Frame 1 (no input): blank canvas, image omitted
Frame 60 (no input): blank canvas, image omitted
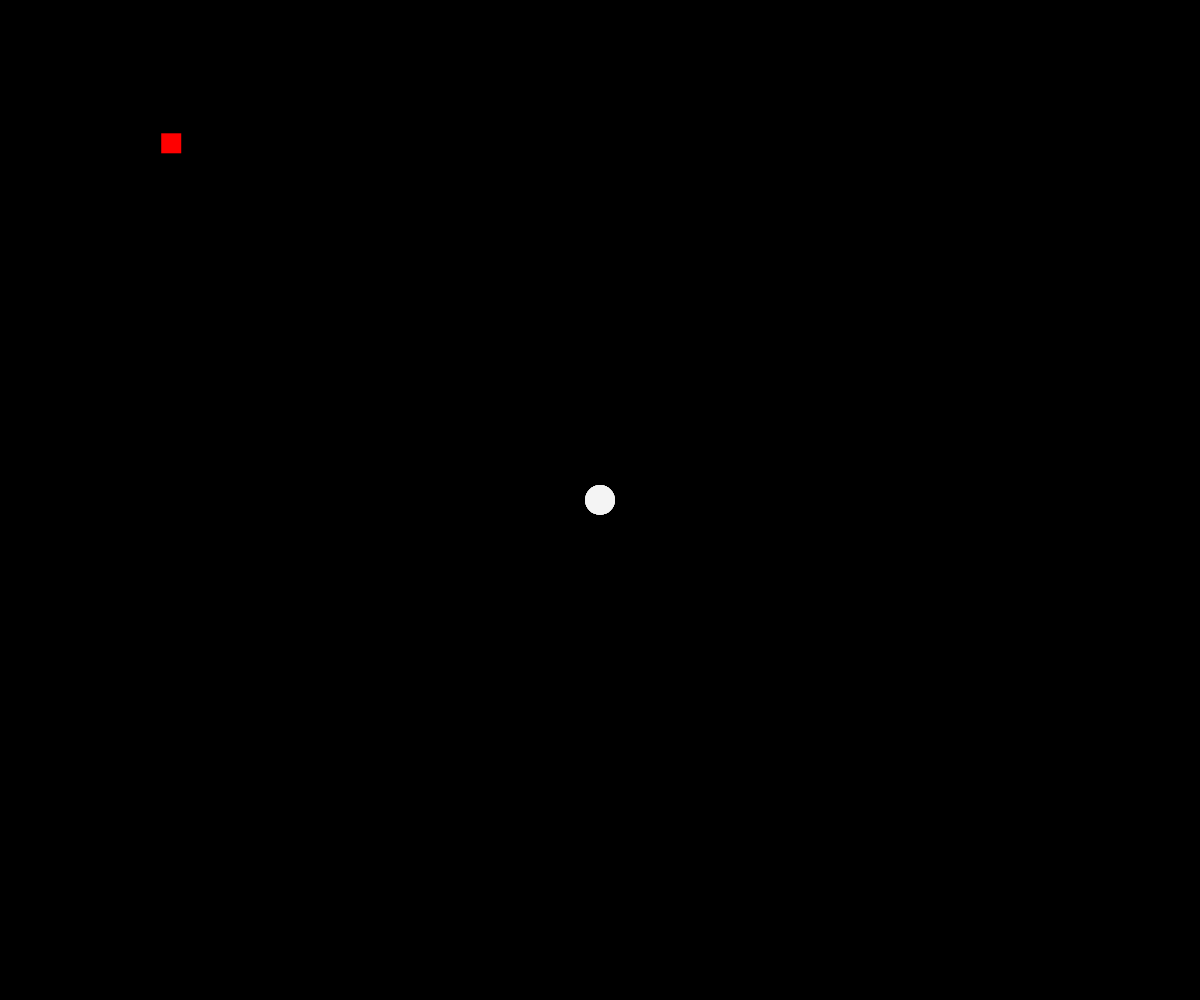
Frame 120 (the mouse pressed at the canvas centre since frame 60)

The p5.js sketch whose frames 1 and 60 were blank and that drew this single picture after the mouse press (run headless with seeded random() and noise() and a simulated clock; from frame 60 on, the mouse is pressed at the canvas centre):

// p5.js sketch
// ── sketch.js
let extraCanvas
let x = 150
let y = 150

function setup () {
  createCanvas(windowWidth, windowHeight)
  extraCanvas = createGraphics(windowWidth, windowHeight)
  extraCanvas.clear()
  background(0)
}

function draw () {
  background(0)

  // Trails
  if (mouseIsPressed) {
    extraCanvas.fill(255, 20)
    extraCanvas.noStroke()
    extraCanvas.ellipse(mouseX, mouseY, 30, 30)
  }
  image(extraCanvas, 0, 0)

  // No trails
  x += random(-5, 5)
  y += random(-5, 5)
  fill('red')
  noStroke()
  rectMode(CENTER)
  rect(x, y, 20, 20)
}
